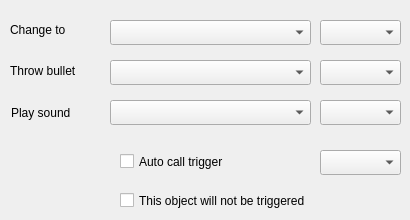
   <widget class="QWidget" name="tab_5">
    <attribute name="title">
     <string>Auto</string>
    </attribute>
    <widget class="QLabel" name="label">
     <property name="geometry">
      <rect>
       <x>10</x>
       <y>22</y>
       <width>71</width>
       <height>16</height>
      </rect>
     </property>
     <property name="text">
      <string>Change to</string>
     </property>
    </widget>
    <widget class="QLabel" name="label_6">
     <property name="geometry">
      <rect>
       <x>10</x>
       <y>63</y>
       <width>81</width>
       <height>16</height>
      </rect>
     </property>
     <property name="text">
      <string>Throw bullet</string>
     </property>
    </widget>
    <widget class="QLabel" name="label_10">
     <property name="geometry">
      <rect>
       <x>11</x>
       <y>103</y>
       <width>81</width>
       <height>20</height>
      </rect>
     </property>
     <property name="text">
      <string>Play sound</string>
     </property>
    </widget>
    <widget class="QComboBox" name="cbAutoChangeTo">
     <property name="geometry">
      <rect>
       <x>110</x>
       <y>20</y>
       <width>201</width>
       <height>25</height>
      </rect>
     </property>
    </widget>
    <widget class="QComboBox" name="cbAutoBullet">
     <property name="geometry">
      <rect>
       <x>110</x>
       <y>60</y>
       <width>201</width>
       <height>25</height>
      </rect>
     </property>
    </widget>
    <widget class="QComboBox" name="cbAutoSound">
     <property name="geometry">
      <rect>
       <x>110</x>
       <y>100</y>
       <width>201</width>
       <height>25</height>
      </rect>
     </property>
    </widget>
    <widget class="QCheckBox" name="cAutoTrigger">
     <property name="geometry">
      <rect>
       <x>120</x>
       <y>150</y>
       <width>141</width>
       <height>23</height>
      </rect>
     </property>
     <property name="text">
      <string>Auto call trigger</string>
     </property>
    </widget>
    <widget class="QComboBox" name="cbAutoChangeToDelay">
     <property name="geometry">
      <rect>
       <x>320</x>
       <y>20</y>
       <width>81</width>
       <height>25</height>
      </rect>
     </property>
    </widget>
    <widget class="QComboBox" name="cbAutoBulletDelay">
     <property name="geometry">
      <rect>
       <x>320</x>
       <y>60</y>
       <width>81</width>
       <height>25</height>
      </rect>
     </property>
    </widget>
    <widget class="QComboBox" name="cbAutoSoundDelay">
     <property name="geometry">
      <rect>
       <x>320</x>
       <y>100</y>
       <width>81</width>
       <height>25</height>
      </rect>
     </property>
    </widget>
    <widget class="QComboBox" name="cbAutoTriggerDelay">
     <property name="geometry">
      <rect>
       <x>320</x>
       <y>150</y>
       <width>81</width>
       <height>25</height>
      </rect>
     </property>
    </widget>
    <widget class="QCheckBox" name="cTrigger">
     <property name="geometry">
      <rect>
       <x>120</x>
       <y>190</y>
       <width>251</width>
       <height>21</height>
      </rect>
     </property>
     <property name="text">
      <string>This object will not be triggered</string>
     </property>
    </widget>
   </widget>
